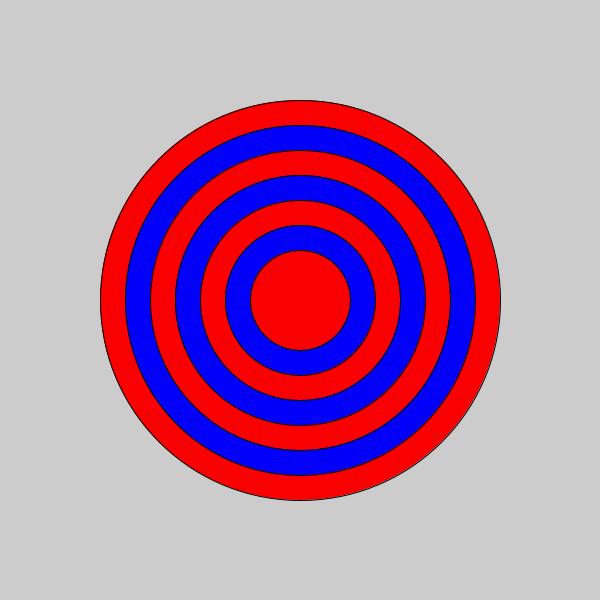
Frame 1 (no input)
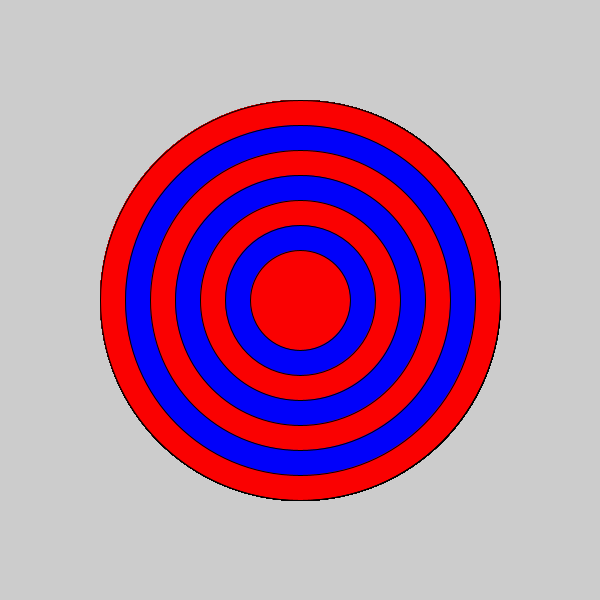
Frame 60 (the mouse pressed at the canvas centre just before this capture)
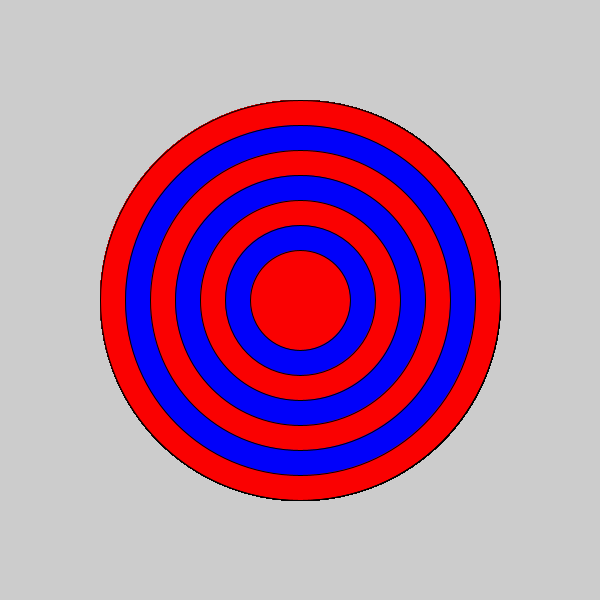
Frame 120 (the mouse held since frame 60 and released just before this capture)

The Processing sketch that drew these frames (run headless with seeded random() and noise(); from frame 60 on, the mouse is pressed at the canvas centre):

// Processing sketch: bullseye
// ── bullseye.pde

void setup() {
 
  // set the size of your sketch
  size(600, 600);
}

void draw() {
  
  //Starting with the lar;gest ellipse, use a for loop to draw a bullseye with ellipses.
  int x=400;
  int y=400;
  //Use an if statement and modulo to alternate the color of your rings.
  for(int i = 0; i<= 6; i++){
   if (i % 2 == 0){
     fill(250, 1, 1);
   }
   else
   fill(1, 1, 250);
   ellipse(300, 300, x, y);
   x-=50;
   y-=50;
  }
}
